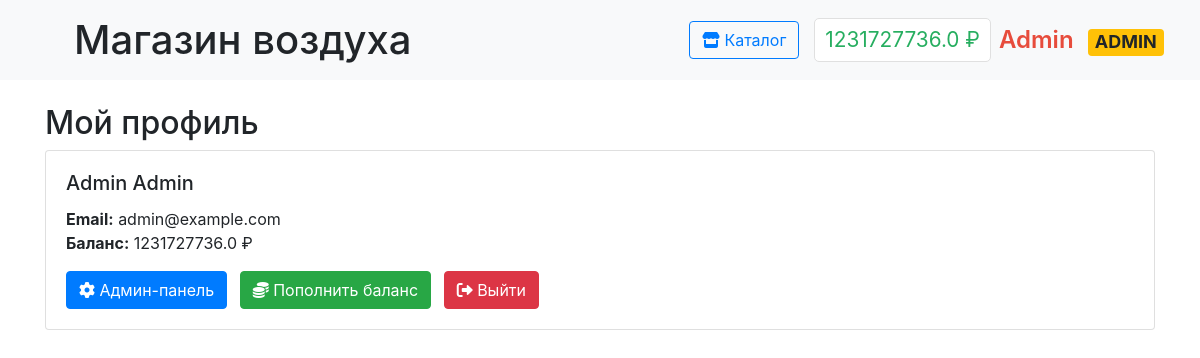
The page /profile (signed in) on the database as committed earlier.
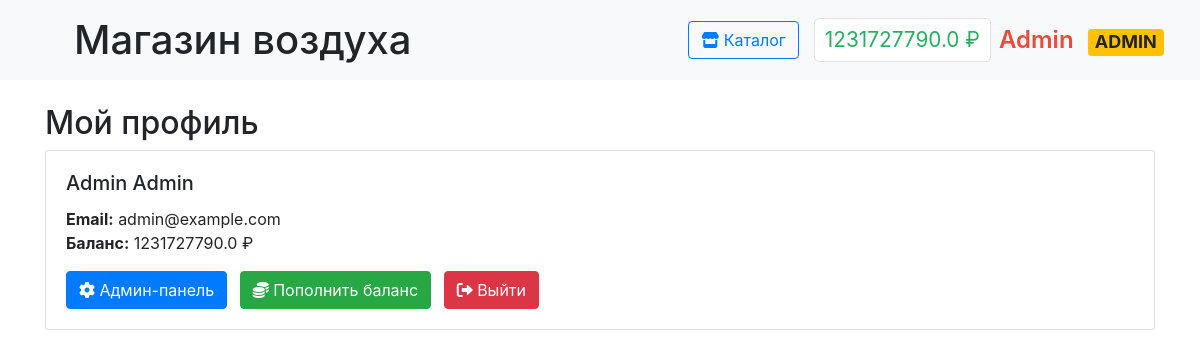
The same page on the database as committed later.
### data/users.py (models this page shows, shortened)
class User(SqlAlchemyBase, UserMixin):
    __tablename__ = 'users'
    id = Column(Integer, primary_key=True, autoincrement=True)
    surname = Column(String, nullable=False)
    name = Column(String, nullable=False)
    email = Column(String, unique=True, nullable=False)
    hashed_password = Column(String, nullable=False)
    balance = Column(Float, default=0)
    is_admin = Column(Boolean, default=False)

### main.py (the view)
@app.route('/profile')
@login_required
def profile():
    return render_template('profile.html', user=current_user)

### data/db_session.py (called while the page is built)
def create_session() -> Session:
    global __factory
    return __factory()

### main.py (called while the page is built)
@login_manager.user_loader
def load_user(user_id):
    db_sess = db_session.create_session()
    return db_sess.query(User).get(user_id)

### templates/profile.html
{% extends "base.html" %}
{% block content %}
<div class="container mt-4">
    <h2>Мой профиль</h2>
    <div class="card">
        <div class="card-body">
            <h5 class="card-title">{{ user.name }} {{ user.surname }}</h5>
            <p class="card-text">
                <strong>Email:</strong> {{ user.email }}<br>
                <strong>Баланс:</strong> {{ user.balance }} ₽
            </p>
            <div class="mt-3">
                {% if user.is_admin %}
                <a href="{{ url_for('admin_panel') }}" class="btn btn-primary mr-2">
                    <i class="fas fa-cog"></i> Админ-панель
                </a>
                {% endif %}
                <a href="{{ url_for('payment') }}" class="btn btn-success mr-2">
                    <i class="fas fa-coins"></i> Пополнить баланс
                </a>
                <a href="{{ url_for('logout') }}" class="btn btn-danger">
                    <i class="fas fa-sign-out-alt"></i> Выйти
                </a>
            </div>
        </div>
    </div>
</div>
{% endblock %}

### templates/base.html (shortened to what this page needs)
<!doctype html>
<html lang="en">
<head>
    <link rel="stylesheet" href="https://stackpath.bootstrapcdn.com/bootstrap/4.4.1/css/bootstrap.min.css">
    <link rel="stylesheet" href="https://cdnjs.cloudflare.com/ajax/libs/font-awesome/6.0.0/css/all.min.css">
    <link rel="stylesheet" href="{{ url_for('static', filename='css/style.css') }}">
</head>
<body>
<nav class="navbar navbar-light bg-light">
    <div class="navbar-container">
        <h1 class="m-2" style="padding-left: 30px;">Магазин воздуха</h1>
        <div class="nav-section">
            {% if current_user.is_authenticated %}
                <a href="{{ url_for('index') }}" class="btn btn-outline-primary">
                    <i class="fas fa-store"></i> Каталог
                </a>
                <div class="d-flex align-items-center">
                    <span class="balance mr-2" onclick="window.location.href='{{ url_for('payment') }}'">
                        {{ current_user.balance }} ₽
                    </span>
                    <span class="username {% if current_user.is_admin %}admin-badge{% endif %}"
                          onclick="window.location.href='{{ url_for('profile') }}'">
                        {{ current_user.name }}
                        {% if current_user.is_admin %}<span class="badge badge-warning ml-2">ADMIN</span>{% endif %}
                    </span>
                </div>
            {% endif %}
        </div>
    </div>
</nav>
<main>
    {% block content %}{% endblock %}
</main>
</body>
</html>

Rows that differ between the two databases and show on the page:
changed User "Admin": balance "1231727736.0" → "1231727790.0"
